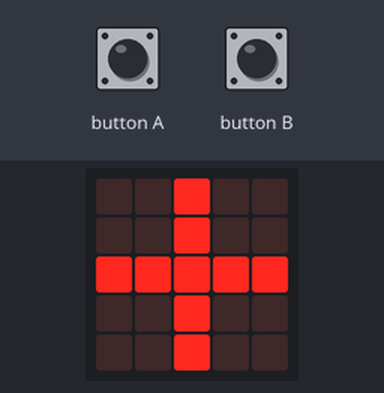
A program run on a simulated BBC micro:bit (MakeCode). On the bench: the board's 5×5 LED display. Inputs (shaded band) come from the test bench.

Above: at 6.6 s.
6.7 s: button A pressed for 0.15 s
At 7.05 s:
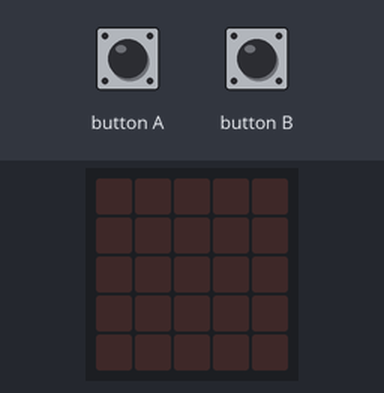
7.4 s: button B pressed for 0.15 s
At 7.75 s:
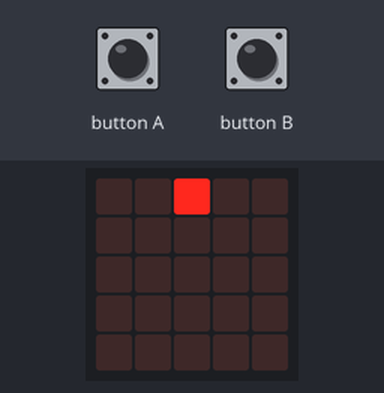
8.1 s: button A pressed for 0.15 s
At 12.9 s:
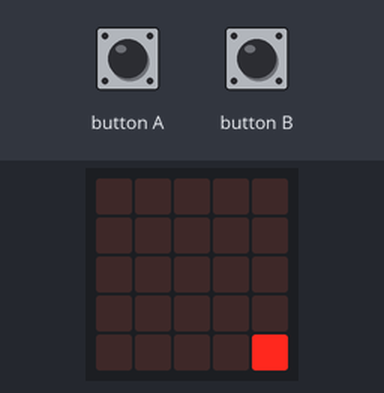
14.5 s: button B pressed for 0.15 s
At 14.75 s:
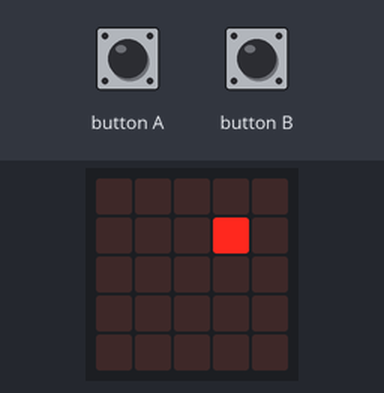
15.2 s: button A pressed for 0.15 s
At 18.75 s:
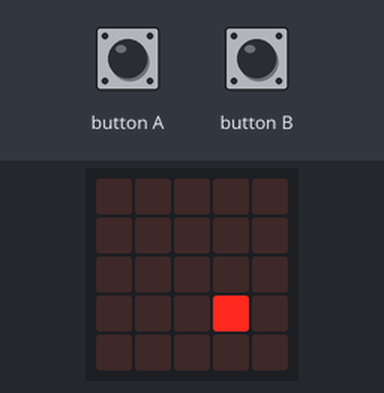
18.9 s: button B pressed for 0.15 s
At 26.07 s:
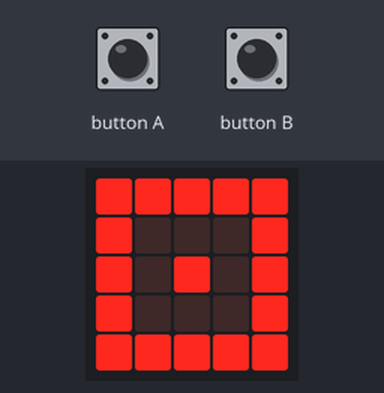

The program:

main.ts
```typescript
input.onButtonPressed(Button.A, function () {
    basic.showLeds(`
        . . . . .
        . . . . .
        . . . . .
        . . . . .
        . . . . .
        `)
    for (let Y = 0; Y <= 4; Y++) {
        for (let X = 0; X <= 4; X++) {
            led.plot(X, Y)
            basic.pause(200)
        }
    }
    basic.showLeds(`
        # # # # #
        # . . . #
        # . . . #
        . # . # .
        . . # . .
        `)
})
input.onButtonPressed(Button.B, function () {
    basic.showLeds(`
        . . . . .
        . . . . .
        . . . . .
        . . . . .
        . . . . .
        `)
    for (let Y = 0; Y <= 4; Y++) {
        for (let X = 0; X <= 4; X++) {
            led.plot(X, Y)
            basic.pause(200)
        }
    }
    basic.showLeds(`
        # # # # #
        # . . . #
        # . # . #
        # . . . #
        # # # # #
        `)
})
for (let Y = 0; Y <= 4; Y++) {
    for (let X = 0; X <= 4; X++) {
        led.plot(X, Y)
        basic.pause(200)
    }
}
basic.showLeds(`
    . . # . .
    . . # . .
    # # # # #
    . . # . .
    . . # . .
    `)
```

test.ts
```typescript
// 在這裡測試；當此封包作為擴充功能時，將不會編譯此內容。
```

Measured:
- after the input at 6.7 s, the display: changes after 0.15 s (image 1)
- after the input at 7.4 s, the display: first differs from a run without the input after 0.15 s (image 2 shows a later state)
- after the input at 8.1 s, the display: first differs from a run without the input after 4.6 s (image 3 shows a later state)
- after the input at 14.5 s, the display: changes after 0.15 s (image 4)
- after the input at 15.2 s, the display: first differs from a run without the input after 3.3 s (image 5 shows a later state)
- after the input at 18.9 s, the display: first differs from a run without the input after 1.6 s (image 6 shows a later state)
- what the display in image 1 shows lasts 0.4 s, from 6.9 s to 7.3 s
